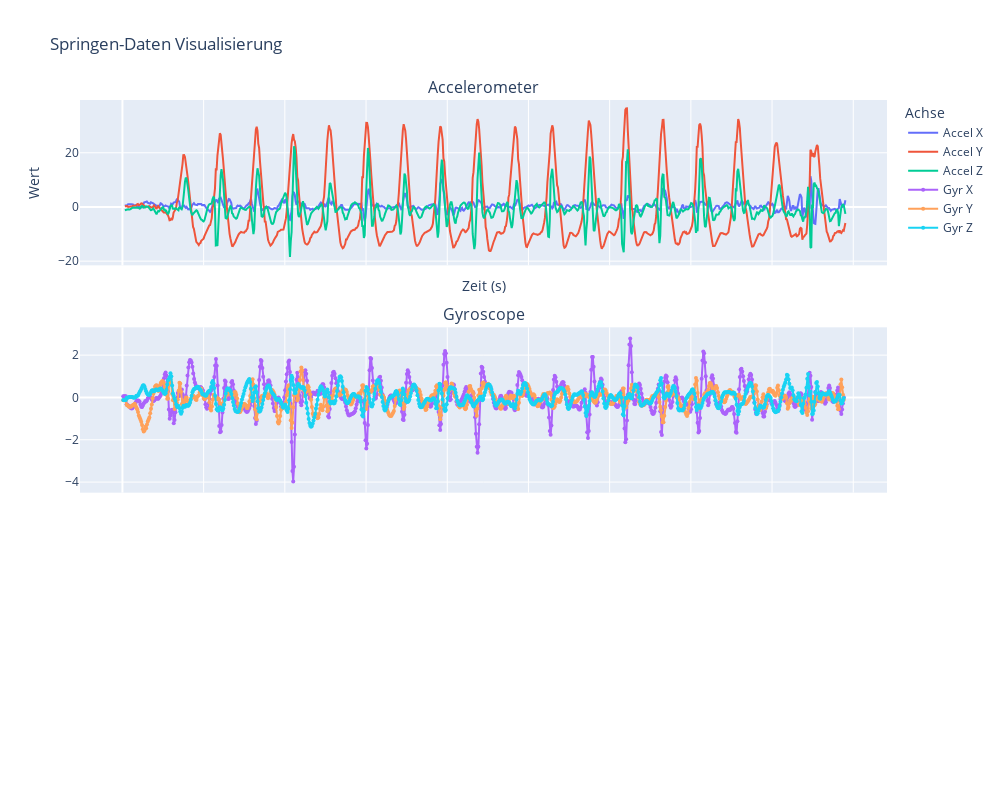

The notebook cell saved with this chart:
### Markdown cell above
Plots für das Springen

### Code cell
fig = make_subplots(rows=3, cols=1, shared_xaxes=True, subplot_titles=('Accelerometer', 'Gyroscope'), vertical_spacing=0.1, row_heights=[3, 3, 3])
# Subplot 1: Accelerometer-Daten
fig.add_trace(go.Scatter(x=acc_jp['Time (s)'], y=acc_jp['Linear Acceleration x (m/s^2)'], name='Accel X'))
fig.add_trace(go.Scatter(x=acc_jp['Time (s)'], y=acc_jp['Linear Acceleration y (m/s^2)'], name='Accel Y'))
fig.add_trace(go.Scatter(x=acc_jp['Time (s)'], y=acc_jp['Linear Acceleration z (m/s^2)'], name='Accel Z'))

# Subplot 2: Gyroscope-Daten
fig.add_trace(go.Scatter(x=gyr_jp['Time (s)'], y=gyr_jp['Gyroscope x (rad/s)'], mode='lines+markers', marker=dict(size=4), name='Gyr X'), row=2, col=1)
fig.add_trace(go.Scatter(x=gyr_jp['Time (s)'], y=gyr_jp['Gyroscope y (rad/s)'], mode='lines+markers', marker=dict(size=4), name='Gyr Y'), row=2, col=1)
fig.add_trace(go.Scatter(x=gyr_jp['Time (s)'], y=gyr_jp['Gyroscope z (rad/s)'], mode='lines+markers', marker=dict(size=4), name='Gyr Z'), row=2, col=1)

# Aktualisiere Layout und Labels
fig.update_layout(title='Springen-Daten Visualisierung',
                  xaxis_title='Zeit (s)',
                  yaxis_title='Wert',
                  legend_title='Achse',
                  height=800, width=1000)
fig.show()

### Figure 1 — Plotly figure (JSON) as saved in the notebook; plotly's stock layout.template omitted (floating-point values rounded to 4 significant figures; data arrays with more than 128 entries replaced by an {"elided": "..."} marker saying what was removed)
{"data": [{"name": "Accel X", "type": "scatter", "x": {"elided": "888 float values"}, "y": {"elided": "888 float values"}}, {"name": "Accel Y", "type": "scatter", "x": {"elided": "888 float values"}, "y": {"elided": "888 float values"}}, {"name": "Accel Z", "type": "scatter", "x": {"elided": "888 float values"}, "y": {"elided": "888 float values"}}, {"marker": {"size": 4}, "mode": "lines+markers", "name": "Gyr X", "type": "scatter", "x": {"elided": "888 float values"}, "xaxis": "x2", "y": {"elided": "888 float values"}, "yaxis": "y2"}, {"marker": {"size": 4}, "mode": "lines+markers", "name": "Gyr Y", "type": "scatter", "x": {"elided": "888 float values"}, "xaxis": "x2", "y": {"elided": "888 float values"}, "yaxis": "y2"}, {"marker": {"size": 4}, "mode": "lines+markers", "name": "Gyr Z", "type": "scatter", "x": {"elided": "888 float values"}, "xaxis": "x2", "y": {"elided": "888 float values"}, "yaxis": "y2"}], "layout": {"annotations": [{"font": {"size": 16}, "showarrow": false, "text": "Accelerometer", "x": 0.5, "xanchor": "center", "xref": "paper", "y": 1, "yanchor": "bottom", "yref": "paper"}, {"font": {"size": 16}, "showarrow": false, "text": "Gyroscope", "x": 0.5, "xanchor": "center", "xref": "paper", "y": 0.6333, "yanchor": "bottom", "yref": "paper"}], "height": 800, "legend": {"title": {"text": "Achse"}}, "title": {"text": "Springen-Daten Visualisierung"}, "width": 1000, "xaxis": {"anchor": "y", "autorange": true, "domain": [0, 1], "matches": "x3", "range": [-0.5247, 9.418], "showticklabels": false, "title": {"text": "Zeit (s)"}, "type": "linear"}, "xaxis2": {"anchor": "y2", "autorange": true, "domain": [0, 1], "matches": "x3", "range": [-0.5247, 9.418], "showticklabels": false, "type": "linear"}, "xaxis3": {"anchor": "y3", "autorange": true, "domain": [0, 1], "range": [-0.5247, 9.418]}, "yaxis": {"anchor": "x", "autorange": true, "domain": [0.7333, 1], "range": [-21.54, 39.47], "title": {"text": "Wert"}, "type": "linear"}, "yaxis2": {"anchor": "x2", "autorange": true, "domain": [0.3667, 0.6333], "range": [-4.499, 3.314], "type": "linear"}, "yaxis3": {"anchor": "x3", "domain": [0, 0.2667]}}}
